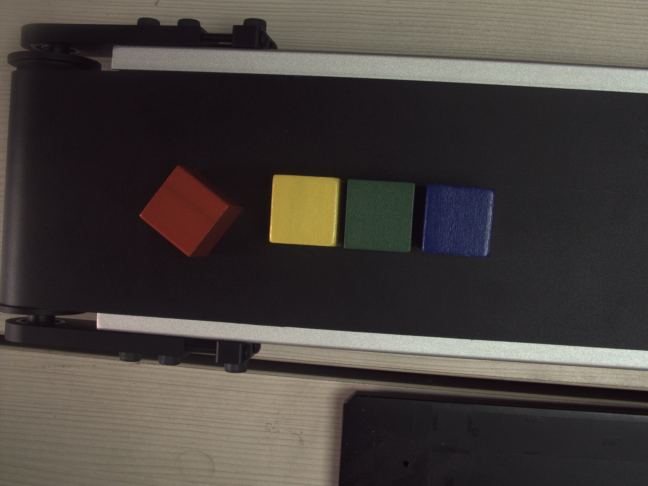
#> input picture src/test2.png, 648 x 486 px
$ python detect.py test2.png   (older library calls are emulated)
#> lines starting #> are read from the running program, lines starting #| are printed output that depends on the picture; after the words box and inside, x2 and y2 are one past the last pixel; in counts of white or black regions, pixels touching at a corner belong together
#> further down, image is the input picture: shape (486, 648, 3); mean B, G, R 60.7, 64.7, 70.5
import numpy as np
import cv2
import sys
from datetime import datetime
import time
import matplotlib.pyplot as plt

class Detect:
    def __init__(self):
        self.Lower = np.array([
            [1, 150, 46],  # red lower bound
            [18, 100, 100],  # yellow lower bound
            [110, 80, 20],  # blue lower bound
            [50, 50, 30],  # green lower bound
        ])
        self.classes = 4
        self.Upper = np.array([
            [8, 255, 255],  # red upper bound
            [32, 200, 255],  # yellow upper bound
            [120, 255, 255],  # blue upper bound
            [70, 255, 150],  # green upper bound
        ])
        self.mapping = {1: 'red', 2: 'yellow', 3: 'blue', 4: 'green'}

    def find_bbox(self, image, lower, upper):
        hsv_image = cv2.cvtColor(image, cv2.COLOR_BGR2HSV)
        # import ipdb; ipdb.set_trace()
        # plt.imshow(hsv_image)
        # plt.show()
        mask = cv2.inRange(hsv_image, lower, upper)
        ret, binary = cv2.threshold(mask, 0, 255, cv2.THRESH_BINARY)
        kernel = np.ones((15, 15), np.uint8)
        dilation = cv2.dilate(binary, kernel, iterations=1)
        # cv2.imshow("dil",dilation)
        _,contours, hierarchy = cv2.findContours(dilation, cv2.RETR_EXTERNAL, cv2.CHAIN_APPROX_SIMPLE)
        # contours, hierarchy = cv2.findContours(dilation, cv2.RETR_EXTERNAL, cv2.CHAIN_APPROX_SIMPLE)

        if len(contours) > 0:
            boxes = [cv2.boundingRect(contour) for contour in contours]
            return np.array(boxes)
        else:
            return None


    def detect(self, image):
        height, width = image.shape[:2]
#> height = 486; width = 648
        thresh_x = width//2
#> thresh_x = 324

        result = np.empty(shape=[0, 5])

        for i in range(self.classes ):
            lower = self.Lower[i]
            upper = self.Upper[i]

            bbox = self.find_bbox(image, lower, upper)
            if bbox is not None:
                for j in range(bbox.shape[0]):
                    temp = np.append(bbox[j], [i+1])
                    result = np.append(result, [temp], axis=0)
#> this loop made 4 passes
#> bbox on passes 1 to 4: [[133, 158, 116, 106]], [[263, 168, 83, 85]], [[414, 177, 89, 88]], [[558, 403, 15, 15], [337, 172, 85, 87], [464, 76, 15, 15]]
#> pass 1, in find_bbox, `mask = cv2.inRange(hsv_image, lower, upper)`:
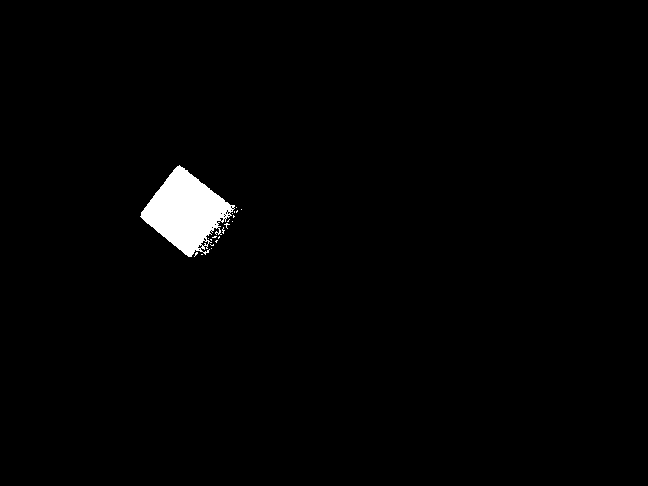
#> mask: shape (486, 648); 1.5% white; 20 white regions (19 under 20 px), largest, box (x1, y1, x2, y2) and area: (140, 165, 235, 257) 4605
#> pass 1, in find_bbox, `dilation = cv2.dilate(binary, kernel, iterations=1)`:
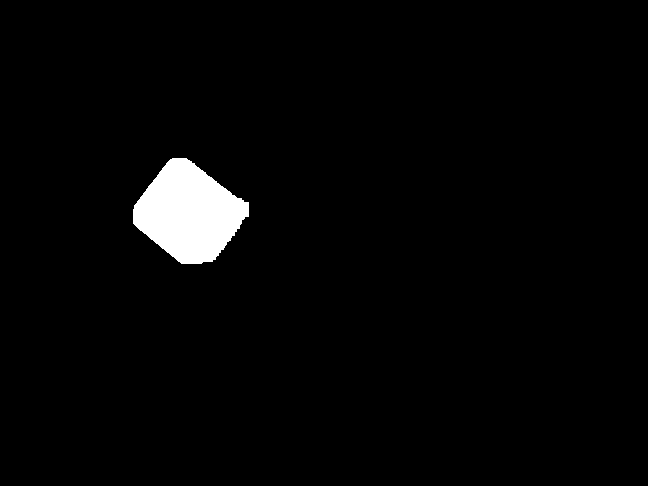
#> dilation: shape (486, 648); 2.5% white; 1 white region, box (x1, y1, x2, y2) and area: (133, 158, 249, 264) 7967
#> pass 2, in find_bbox (call 2), `mask = cv2.inRange(hsv_image, lower, upper)`:
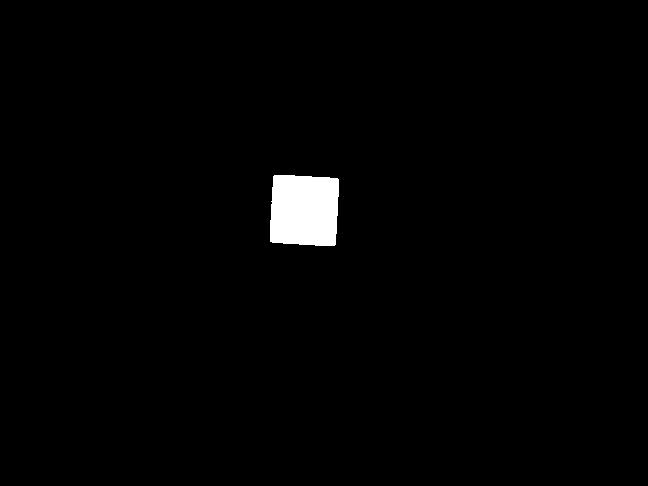
#> mask: shape (486, 648); 1.4% white; 1 white region, box (x1, y1, x2, y2) and area: (270, 175, 339, 246) 4551

        if result.shape[0] != 0:

            index = np.where(result[:, 2] == result[:, 2].max())[0][0]
            result_bbox = result[index]
            x, y, w, h, cls = result_bbox[:5]
            cv2.rectangle(image, (np.int(x), np.int(y)), (np.int(x + w), np.int(y + h)), (153, 153, 0), 2)
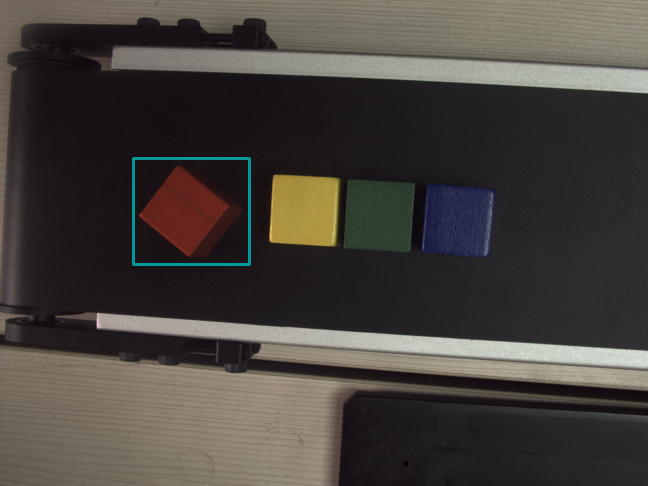
#> image: shape (486, 648, 3); 0.42% of pixels changed, all inside (x1, y1, x2, y2) = (132, 157, 251, 266)
            cx = x + w // 2
            cy = y + h // 2
            # cv2.imshow("test", image)
            # print("cls: ", self.mapping[cls])
            # cv2.waitKey(0)
            if cx > thresh_x:
                return [cx, cy, w, h, cls, True]  # return center coordinate & weight, height & class
            else:
                return [cx, cy, w, h, cls, False]
            # return [cx,cy,w,h,cls]
        else:
            return None


if __name__ == '__main__':
    # image_name = sys.argv[1]
    image_name = "test2.png"
    image = cv2.imread(image_name)
    detection = Detect()
    # timeStamp = datetime.now().timestamp()

    back = detection.detect(image)
#> back = [191, 211, 116, 106, 1, False]
    if back != None:
#> (the run stopped early here; a loop or call above may not have finished)

$ run again, with src/test.png copied over src/test2.png
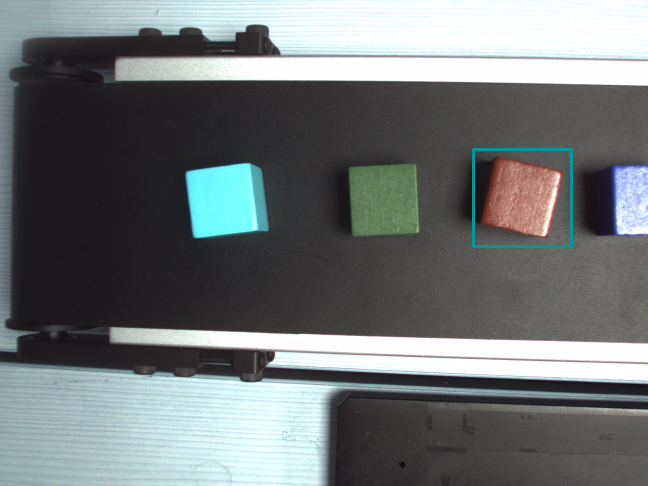
#> input picture src/test.png, 648 x 486 px
#> image is the input picture: shape (486, 648, 3); mean B, G, R 118.4, 117.3, 111.7
#> the loop in detect, `for i in range(self.classes ):` made 4 passes
#> bbox on passes 3 to 4: [[594, 157, 54, 85]], [[341, 156, 85, 88]]
#> pass 1, in find_bbox, `mask = cv2.inRange(hsv_image, lower, upper)`:
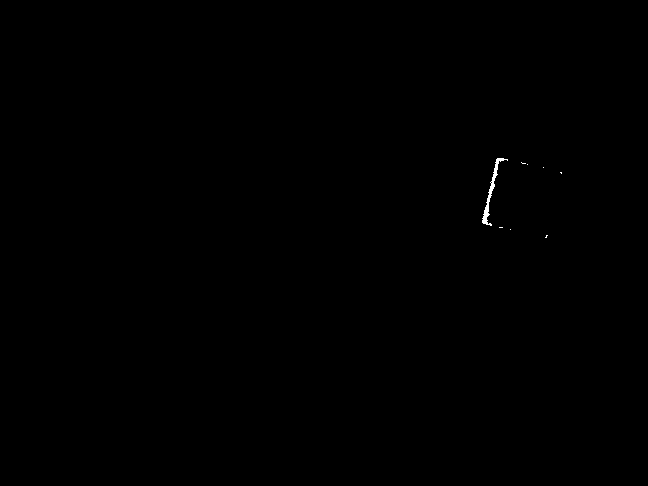
#> mask: shape (486, 648); 0.09% white; 8 white regions (7 under 20 px), largest, box (x1, y1, x2, y2) and area: (482, 158, 508, 226) 275
#> in detect, `cv2.rectangle(image, (np.int(x), np.int(y)), (np.int(x + w), np.int(y ..`:
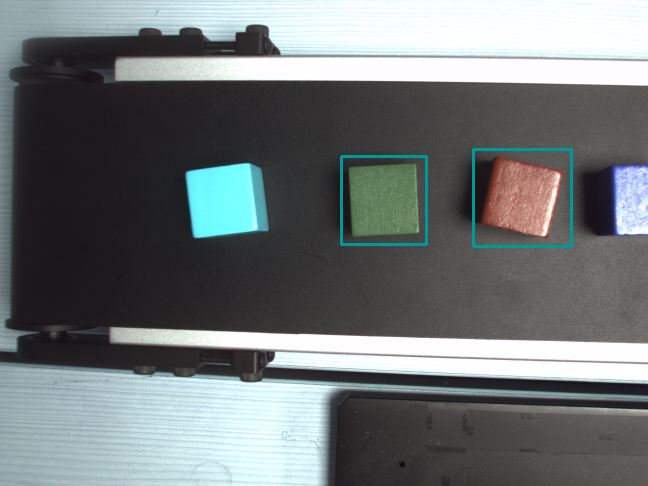
#> image: shape (486, 648, 3); 0.33% of pixels changed, all inside (x1, y1, x2, y2) = (340, 155, 428, 246)
#> back = [383, 200, 85, 88, 4, True]
